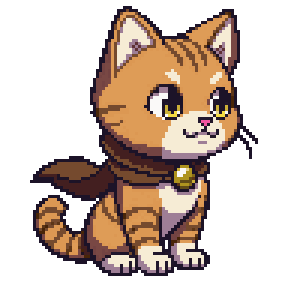
#> input picture assets/cats96/_src/vira-lata.png, 96 x 96 px (shown 3 times larger)
$ python build_t80.py
#> lines starting #> are read from the running program, lines starting #| are printed output that depends on the picture
"""T8.0: monta spritesheets de gatos 96x96 e lideres (96 e 128) a partir de _src/ (PNGs gerados no Pixellab).
Uso: python assets/tools/build_t80.py   (gera pelagens do vira-lata por palette swap, sheets, JSON e previews)
Geracao no Pixellab: gatos = create_image_pixflux img2img (init = gato 48 aprovado em bicubico 96, strength 120);
lideres = create_image_pixflux texto (96 e 128), pixel art busto."""
import colorsys, json
from pathlib import Path
from PIL import Image

ROOT = Path(__file__).resolve().parents[2]
CATS, LEAD, OLD, PREV = ROOT/"assets/cats96", ROOT/"assets/leaders", ROOT/"assets/cats", ROOT/"reports/arte"
BREEDS = ["vira-lata", "siames", "persa", "sphynx", "maine-coon"]
COATS = {"cinza": ["#454c5c", "#8c95a6", "#b9c1cf", "#e8ecf2"],
         "preto": ["#1a1720", "#3c3646", "#585066", "#7a7290"],
         "creme": ["#a9835a", "#e6c99a", "#f6e3c2", "#fff6e6"]}
LEADERS = ["heroi", "tonho-sem-sorte", "irmaos-pimenta", "berenice-da-matilha", "madame-fifi-pelucia"]

def hx(s): return tuple(int(s[i:i+2], 16) for i in (1, 3, 5))
def lerp(a, b, t): return tuple(round(a[i]+(b[i]-a[i])*t) for i in range(3))
def ramp(r, t):
    t = max(0, min(1, t))*(len(r)-1); i = min(int(t), len(r)-2); return lerp(hx(r[i]), hx(r[i+1]), t-i)

def swap(im, name):
    r, out = COATS[name], im.copy(); px = out.load()
    for x in range(im.width):
        for y in range(im.height):
            R, G, B, A = px[x, y]
            if not A: continue
            h, l, s = colorsys.rgb_to_hls(R/255, G/255, B/255); hd = h*360
            if 12 <= hd <= 45 and s > .28 and .3 <= l <= .9: px[x, y] = ramp(r, (l-.3)/.55)+(A,)
            elif 20 <= hd <= 60 and s <= .28 and l > .8 and name != "creme": px[x, y] = ramp(r, .95)+(A,)
    return out

def sheet(files, cell, cols, out_png, out_json):
    rows = -(-len(files)//cols); im = Image.new("RGBA", (cols*cell, rows*cell), (0, 0, 0, 0)); spr = {}
    for i, (n, p) in enumerate(files):
        s = Image.open(p).convert("RGBA"); assert s.size == (cell, cell), (n, s.size)
        x, y = i % cols*cell, i//cols*cell; im.paste(s, (x, y)); spr[n] = {"x": x, "y": y, "w": cell, "h": cell}
    im.save(out_png); out_json.write_text(json.dumps({"image": out_png.name, "size": list(im.size), "sprites": spr}, indent=2))

def cloud(im, x, y, k):
    """Nuvem de azar do Tonho (T8.0b): desenhada por codigo; (x,y)=canto sup-esq, k=escala (.7 = 128px, .5 = 96px)."""
    from PIL import ImageDraw
    d = ImageDraw.Draw(im); O, SH, BA, LI, DR = "#3b2a38", "#6f7a90", "#9aa5ba", "#c6cfdf", "#6fb4e8"
    blobs = [(0, 10, 12, 20), (8, 4, 24, 18), (18, 6, 34, 20), (26, 11, 40, 21), (4, 12, 38, 22)]
    def S(v): return round(v*k)
    for col, g in ((O, 1), (BA, 0)):
        for a, b, c, e in blobs:
            d.ellipse([x+S(a)-g, y+S(b)-g, x+S(c)+g, y+S(e)+g], fill=col)
    d.ellipse([x+S(9), y+S(5), x+S(21), y+S(12)], fill=LI)
    d.chord([x+S(4), y+S(14), x+S(38), y+S(23)], 0, 180, fill=SH)
    for dx, dy in ((8, 27), (19, 31), (30, 27)):
        d.rectangle([x+S(dx), y+S(dy), x+S(dx)+max(1, S(1.5)), y+S(dy)+max(2, S(4))], fill=DR)
    return im

def main():
    # _src guarda as imagens geradas sem a nuvem do Tonho; `_out/` recebe a versao final (96 derivado do 128 por img2img)
    base = Image.open(CATS/"_src/vira-lata.png").convert("RGBA")
#> base is the input picture: PIL image 96x96 RGBA; mean R, G, B, A 65.9, 49.4, 38.8, 112.8
    for n in COATS: swap(base, n).save(CATS/f"_src/vira-lata_{n}.png")
#> this loop made 3 passes
#> r in swap on pass 1: ['#454c5c', '#8c95a6', '#b9c1cf', '#e8ecf2']
#> pass 1, in main, `for n in COATS: swap(base, n).save(CATS/f"_src/vira-lata_{n}.png")`:
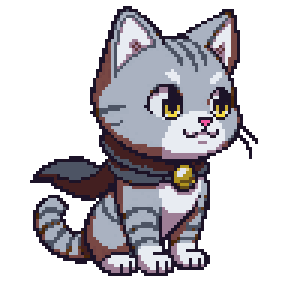
#> saved as vira-lata_cinza.png: PIL image 96x96 RGBA (shown 3 times larger); mean R, G, B, A 55.6, 52.9, 58, 112.8; transparent parts drawn white
#> pass 2, in main, `for n in COATS: swap(base, n).save(CATS/f"_src/vira-lata_{n}.png")`:
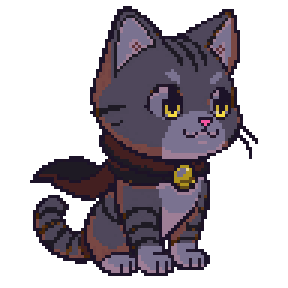
#> saved as vira-lata_preto.png: PIL image 96x96 RGBA (shown 3 times larger); mean R, G, B, A 33.7, 27.4, 34.4, 112.8; transparent parts drawn white
    names = BREEDS+[f"vira-lata_{n}" for n in COATS]
    sheet([(n, CATS/f"_src/{n}.png") for n in names], 96, 4, CATS/"spritesheet.png", CATS/"spritesheet.json")
#> in sheet, `im = Image.new('RGBA', (cols * cell, rows * cell), (0, 0, 0, 0))`: im: PIL image 384x192 RGBA; every value is 0
#> in sheet, `im.paste(s, (x, y))`:
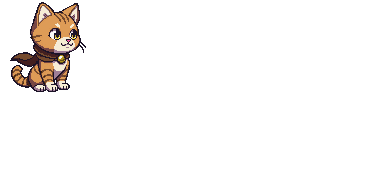
#> im: PIL image 384x192 RGBA; mean R, G, B, A 8.2, 6.2, 4.8, 14.1; transparent parts drawn white
    for n in names: Image.open(CATS/f"_src/{n}.png").save(CATS/f"{n}.png")
    out = LEAD/"_out"; out.mkdir(exist_ok=True)
    for n in LEADERS:
        for sfx, k in (("", .5), ("_128", .7)):
            im = Image.open(LEAD/f"_src/{n}{sfx}.png").convert("RGBA")
            if n == "tonho-sem-sorte": cloud(im, 0, 0, k)
            im.save(out/f"{n}{sfx}.png")
    sheet([(n, out/f"{n}.png") for n in LEADERS], 96, 5, LEAD/"spritesheet.png", LEAD/"spritesheet.json")
    sheet([(n, out/f"{n}_128.png") for n in LEADERS], 128, 5, LEAD/"spritesheet128.png", LEAD/"spritesheet128.json")
    for n in LEADERS: Image.open(out/f"{n}.png").save(LEAD/f"{n}.png"); Image.open(out/f"{n}_128.png").save(LEAD/f"{n}_128.png")
    bg = (240, 230, 210, 255)
    c = Image.new("RGBA", (5*96*4, 2*96*4), bg)   # novo 96 (4x) em cima, antigo 48 (4x=192 -> mostrado 4x) embaixo
    for i, n in enumerate(BREEDS):
        a = Image.open(CATS/f"{n}.png").convert("RGBA").resize((384, 384), 0); c.paste(a, (i*384, 0), a)
        b = Image.open(OLD/f"{n}.png").convert("RGBA").resize((192, 192), 0); c.paste(b, (i*384+96, 384+96), b)
    c.save(PREV/"preview_gatos96_vs_48_4x.png")
    c = Image.new("RGBA", (5*128*3, 128*3+96*3), bg)
    for i, n in enumerate(LEADERS):
        a = Image.open(LEAD/f"{n}_128.png").convert("RGBA").resize((384, 384), 0); c.paste(a, (i*384, 0), a)
        b = Image.open(LEAD/f"{n}.png").convert("RGBA").resize((288, 288), 0); c.paste(b, (i*384+48, 384), b)
    c.save(PREV/"preview_lideres_4x.png")
    c = Image.new("RGBA", (4*96*4, 96*4), bg)
    for i, n in enumerate(["vira-lata", "vira-lata_cinza", "vira-lata_preto", "vira-lata_creme"]):
        a = Image.open(CATS/f"{n}.png").convert("RGBA").resize((384, 384), 0); c.paste(a, (i*384, 0), a)
    c.save(PREV/"preview_vira-lata_pelagens96_4x.png")

#> (the run stopped early here; a loop or call above may not have finished)
